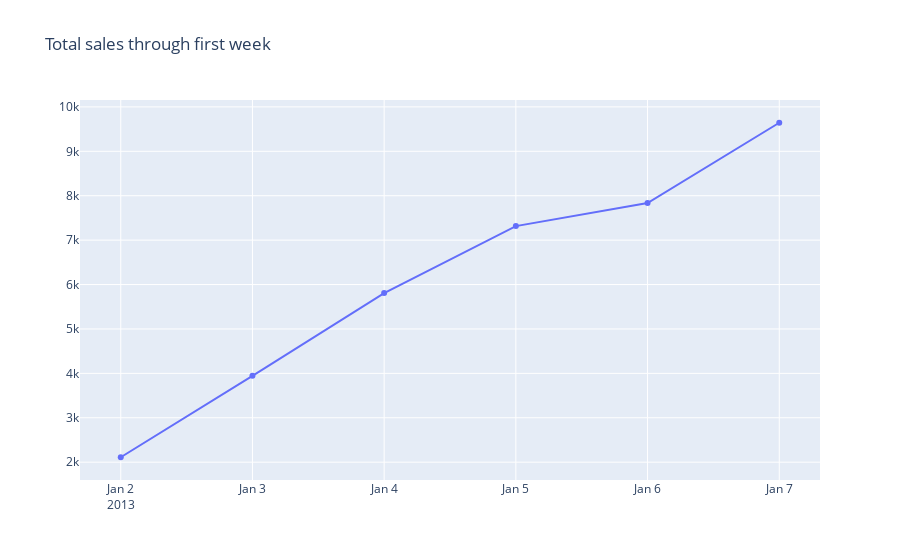

The code cell stored with this chart in its notebook:
### Markdown cell above
Calculating running totals can be particularly illustrative with plots.  Let's plot our running total with plotly.

### Code cell
import plotly.graph_objects as go

running_total_scatter = go.Scatter(x = running_total_df.date, 
                                   y = running_total_df.running_total)
go.Figure(running_total_scatter, layout = dict(title = 'Total sales through first week'))

### Figure 1 — Plotly figure (JSON) as saved in the notebook; plotly's stock layout.template omitted (floating-point values rounded to 4 significant figures)
{"data": [{"type": "scatter", "x": ["2013-01-02", "2013-01-03", "2013-01-04", "2013-01-05", "2013-01-06", "2013-01-07"], "y": [2111, 3944, 5807, 7316, 7836, 9643]}], "layout": {"autosize": true, "title": {"text": "Total sales through first week"}, "xaxis": {"autorange": true, "range": ["2013-01-01 15:47:19.2956", "2013-01-07 08:12:40.7044"], "type": "date"}, "yaxis": {"autorange": true, "range": [1489.0, 10260.0], "type": "linear"}}}
